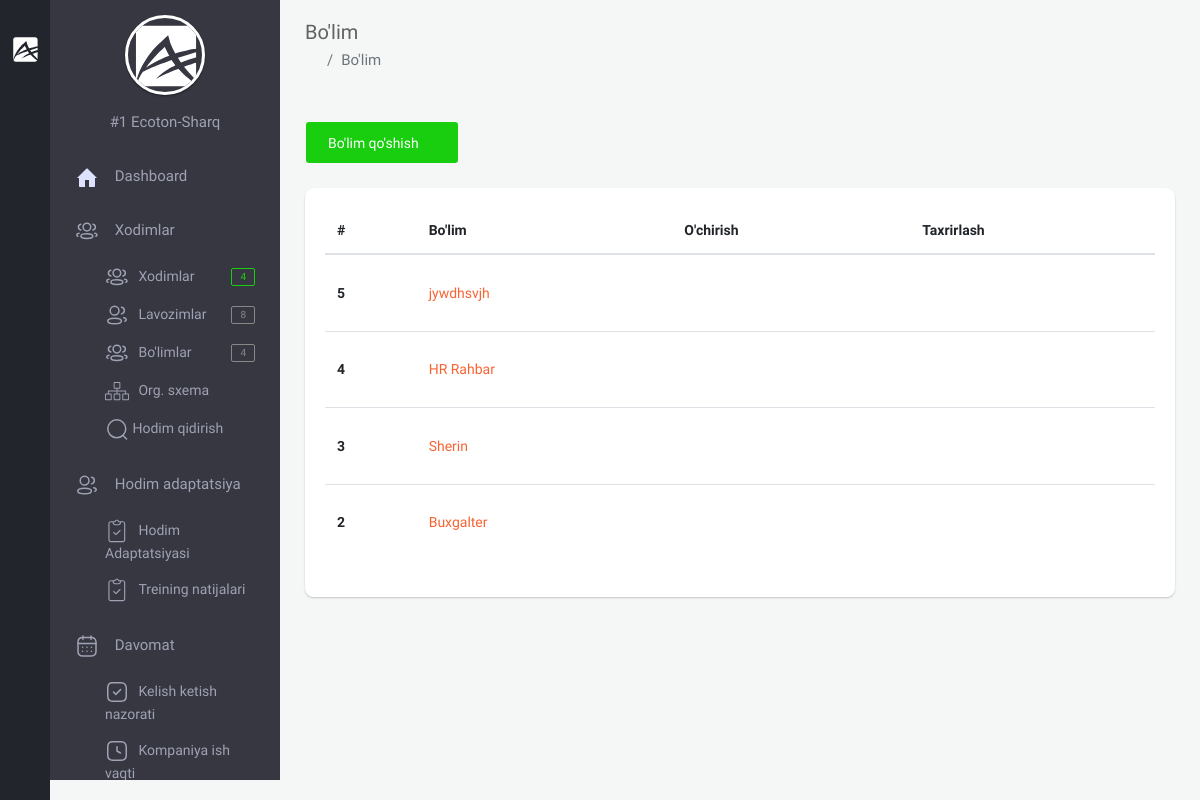
The app's page /backoffice/department (signed in) with its own data.
### app/models.py (models this page shows, shortened)
class User(AbstractUser):
    branch = models.ForeignKey(Branch, on_delete=models.CASCADE, null=True, blank=True, verbose_name="Filial")
    company = models.ForeignKey("Company", on_delete=models.CASCADE, null=True, blank=True, verbose_name='Kompaniya')
    is_director = models.BooleanField(default=True)
    created_at = models.DateTimeField(auto_now_add=True)
    class Meta:
        verbose_name_plural = "HR"

class Company(models.Model):
    name = models.CharField(max_length=100, verbose_name="Kompaniya nomi")
    phone = models.CharField(max_length=25, null=True, blank=True, verbose_name="Kompaniya telefon raqami")
    type = models.ForeignKey(TypeCompany, on_delete=models.CASCADE, null=True, blank=True,
                             verbose_name="Kompaniya turi")
    address = models.CharField(max_length=255, null=True, blank=True, verbose_name="Kompaniya manzili")
    creator = models.CharField(max_length=255, null=True, blank=True, verbose_name="Kompaniya asoschisi")
    text = RichTextUploadingField(null=True, blank=True, verbose_name="Kompaniya haqida qisqacha ma'lumot")
    video = models.FileField(upload_to='company/video/', null=True, blank=True,
                             verbose_name="Kompaniya haqida qisqacha video")
    info = models.TextField(null=True, blank=True, verbose_name="Bot uchun qisqacha ma'lumot")
    logo = models.ImageField(upload_to='company/image/', null=True, blank=True, verbose_name="Kompaniya logotipi")
    amount_of_staff = models.IntegerField(verbose_name="Hodimlar soni", default=1)
    created_at = models.DateTimeField(auto_now_add=True)
    def __str__(self):
        return f'#{self.id}  {self.name}'
    @property
    def logo_url(self):
        if self.logo and hasattr(self.logo, 'url'):
            return self.logo.url
    class Meta:
        ordering = ['-created_at']
        verbose_name_plural = "Kompaniya ma'lumotini qo'shish"

class Department(models.Model):
    name = models.CharField(max_length=255, verbose_name="Bo'lim nomi")
    info = models.CharField(max_length=255, null=True, blank=True, verbose_name="Bo'lim haqida")
    company = models.ForeignKey(Company, on_delete=models.CASCADE, verbose_name='Kompaniya')
    created_at = models.DateTimeField(auto_now_add=True)
    class Meta:
        ordering = ['-created_at']
        verbose_name_plural = "Bo'limlar"

### backoffice/views.py (the view)
# urls.py: path('department', views.DepartmentListView.as_view(), name='department'),
class DepartmentListView(LoginRequiredMixin, generic.ListView):
    template_name = 'backoffice/pages/departments/list.html'
    queryset = models.Department.objects.all()
    def get_context_data(self, *, object_list=None, **kwargs):
        ctx = super(DepartmentListView, self).get_context_data(**kwargs)
        company = self.request.user.company
        ctx['departments'] = models.Department.objects.filter(company=company).order_by('-created_at')
        return ctx

### backoffice/context_processors.py (called while the page is built, shortened)
def staff_amount(request):
    amount_staff = None
    if request.user.is_anonymous == False:
        company = request.user.company
        staff = models.Staff.objects.filter(company=company)
        amount_staff = staff.count()
    return {"amount_staff": amount_staff}

def position_amount(request):
    position_amounts = None
    if request.user.is_anonymous == False:
        company = request.user.company
        position = models.Position.objects.filter(company=company)
        position_amounts = position.count()
    return {
        'position_amounts': position_amounts
    }

def department_amount(request):
    department_amounts = None
    if request.user.is_anonymous == False:
        company = request.user.company
        department = models.Department.objects.filter(company=company)
        department_amounts = department.count()
    return {
        'department_amounts': department_amounts
    }

def bot_user_list_counter(request):
    department_amounts = None
    if request.user.is_anonymous == False:
        company = request.user.company
        department = models.NewStaff.objects.filter(company=company)
        department_amounts = department.count()
    return {
        'bot_user_list_counter': department_amounts
    }

def staff_gender_statistic(request):
    male = None
    female = None
    if request.user.is_anonymous == False and not request.user.is_superuser == True:
        company =request.user.company
        male = models.Staff.objects.filter(company=company, gender='male')
        female = models.Staff.objects.filter(company=company, gender='female')
        male = male.count()
        female = female.count()
        staff_amount = request.user.company.amount_of_staff
        width_male = int((100*male)/staff_amount)
        width_female = int((100*female)/staff_amount)
        return {
            "male_count": male,
            "female_count": female,
            "company_staff_count": staff_amount,
            "width_male": width_male,
            "width_female": width_female,
        }

### templates/backoffice/pages/departments/list.html (shortened to what this page needs)
{% extends 'backoffice/base.html' %}
{% block content %}
    <section class="content">
        <div class="container-fluid">
            <div class="block-header">
                <div class="row clearfix">
                    <div class="col-lg-5 col-md-5 col-sm-12">
                        <h2>Bo'lim</h2>
                        <ul class="breadcrumb padding-0">
                            <li class="breadcrumb-item"><a href="#"><i class="zmdi zmdi-home"></i></a></li>
                            <li class="breadcrumb-item active">Bo'lim</li>
                        </ul>
                    </div>
                </div>
            </div>
            <div class="row clearfix">
                <div class="col-lg-12 col-md-12 col-sm-12">
                <div class="card">
                    <div class="header">
                        <a href="{% url 'department_create' %}" class="btn btn-success">Bo'lim qo'shish <i class="zmdi zmdi-plus"></i></a>
                    </div>
                    <div class="body table-responsive">
                        <table class="table table-hover">
                            <thead>
                                <tr>
                                    <th>#</th>
                                    <th>Bo'lim</th>
                                    <th>O'chirish</th>
                                    <th>Taxrirlash</th>
                                </tr>
                            </thead>
                            <tbody>
                            {% for department in departments %}
                                <tr>
                                    <th scope="row">{{ department.id }}</th>
                                    <td><a href="#" data-toggle="modal" data-target="#defaultModal{{ department.id }}">
                                                {{ department.name }}
                                    </a></td>
                                    <td>
                                        <form action="{% url 'department_delete' pk=department.id %}" method="POST">
                                                <button type="submit" class="btn btn-neutral hover-zoom-effect"><i class="zmdi zmdi-delete"></i></button>
                                        </form>
                                    </td>
                                    <td>
                                        <a href="{% url 'department_update' department.id %}" class="btn btn-neutral waves-effect"><i class="zmdi zmdi-edit"></i></a>
                                    </td>
                                </tr>
                            {% endfor %}
                            </tbody>
                        </table>
                    </div>
                </div>
            </div>
            </div>
        </div>
    </section>
{% endblock %}

### templates/backoffice/parts/minileftbar.html (shortened to what this page needs)
{% load static %}
<aside id="minileftbar" class="minileftbar">
    <ul class="menu_list">
        <li>
            <a href="javascript:void(0);" class="bars" style="display: inline;"></a>
            <a class="navbar-brand" href="{% url 'backoffice-main' %}"><img src="{% static 'backoffice/assets/images/logo.svg' %}" alt="Alpino"></a>
        </li>
        <li><a href="javascript:void(0);" class="menu-sm"><i class="zmdi zmdi-swap"></i></a></li>
        <li><a href="" title="Events"><i class="zmdi zmdi-calendar"></i></a></li>
        <li><a href="" title="Contact List"><i class="zmdi zmdi-account-box-phone"></i></a></li>
        <li><a href="javascript:void(0);" class="fullscreen" data-provide="fullscreen"><i
                class="zmdi zmdi-fullscreen"></i></a></li>
        <li class="power">
            <a href="{% url 'logout' %}" class="mega-menu"><i class="zmdi zmdi-power"></i></a>
        </li>
    </ul>
</aside>
<aside class="right_menu">
    <div id="leftsidebar" class="sidebar">
        <div class="menu">
            <ul class="list">
                <li>
                    <div class="user-info m-b-20">
                        <div class="image">
                        {% if request.user.company.logo_url %}
                            <a href="{% url 'company_update' request.user.company.id %}" class=" waves-effect waves-block"><img src="{% if request.user.company.logo_url %}{{ request.user.company.logo_url }}{% endif %}" alt="User" style="width: 100px;height: 100px;"></a>
                        {% else %}
                            <a href="{% url 'company_update' request.user.company.id %}" class=" waves-effect waves-block"><img src="{% static 'backoffice/assets/images/logo.svg' %}" alt="User"></a>
                        {% endif %}
                        </div>
                        <div class="detail">
                            <p style="color:#9FA2B4;">{{ request.user.company }}</p>
                        </div>
                    </div>
                </li>
                <li><a href="{% url 'backoffice-main' %}" class="toggled waves-effect waves-block">
                    <svg width="24" height="24" viewBox="0 0 24 24" fill="none" xmlns="http://www.w3.org/2000/svg">
                     <path d="M2 13L11.293 3.707C11.6835 3.31662 12.3165 3.31662 12.707 3.707L22 13H20V21C20 21.5523 19.5523 22 19 22H14V15H10V22H5C4.44772 22 4 21.5523 4 21V13H2Z" fill="#DDE2FF"/>
                    </svg>
                    <span>Dashboard</span>
                    </a>
                </li>
                <li><a href="javascript:void(0);" class="menu-toggle waves-effect waves-block toggled">
                    <span>Xodimlar</span></a>
                    <ul class="ml-menu" style="display: block;">
                        <li>
                                <a href="{% url 'staff' %}" class="waves-effect waves-block">
                                    <span>Xodimlar</span>
                                    <span class="badge badge-success float-right">{{ amount_staff }}</span>
                                </a>
                        </li>
                        <li>
                                <a href="{% url 'position' %}" class="waves-effect waves-block">
                                    <span>Lavozimlar</span>
                                    <span class="badge badge-default float-right">{{ position_amounts }}</span>
                                </a>
                        </li>
                        <li>
                                <a href="{% url 'department' %}" class="waves-effect waves-block">
                                    <span>Bo'limlar</span>
                                    <span class="badge badge-default float-right">{{ department_amounts }}</span>
                                </a>
                        </li>
                        <li>
                                <a href="{% url 'staff_org_system' %}" class="waves-effect waves-block">
                                    <span>Org. sxema</span>
                                </a>
                        </li>
                        <li>
                                <a href="{% url 'search_staff' %}" class="waves-effect waves-block">
                                    Hodim qidirish
                                </a>
                        </li>
                    </ul>
                </li>
                <li><a href="javascript:void(0);" class="menu-toggle waves-effect waves-block toggled">
                    <span>Hodim adaptatsiya</span></a>
                    <ul class="ml-menu" style="display: block;">
                        <li>
                            <a href="{% url 'training_info' %}" class=" waves-effect waves-block">
                                <span>Hodim Adaptatsiyasi</span>
                            </a>
                        </li>
                        <li>
                            <a href="{% url 'staff_training_answer' %}" class=" waves-effect waves-block">
                                <span>Treining natijalari</span>
                            </a>
                        </li>
                    </ul>
                </li>
                <li>
                    <a href="javascript:void(0);" class="menu-toggle waves-effect waves-block toggled">
                    <span>Davomat</span></a>
                    <ul class="ml-menu" style="display: block;">
                        <li>
                            <a href="{% url 'control_staff_flow' %}" class=" waves-effect waves-block">
                                <span>Kelish ketish nazorati</span>
                            </a>
                        </li>
                        <li>
                            <a href="{% url 'company_schedule' %}" class=" waves-effect waves-block">
                                <span>Kompaniya ish vaqti</span>
                            </a>
                        </li>
                    </ul>
                </li>
            </ul>
        </div>
    </div>
</aside>

### backoffice/static/backoffice/assets/css/color_skins.css (style rules this page uses)
.theme-black .minileftbar { background: #22252b }
.theme-black .minileftbar .menu_list li a { color: #afafaf }

### records on screen
User: user.company "#1 Ecoton-Sharq"
Department: id "5", name "jywdhsvjh"
Department: id "4", name "HR Rahbar"
Department: id "3", name "Sherin"
Department: id "2", name "Buxgalter"

### other values on screen
{{ amount_staff }} "4"
{{ position_amounts }} "8"
{{ department_amounts }} "4"
